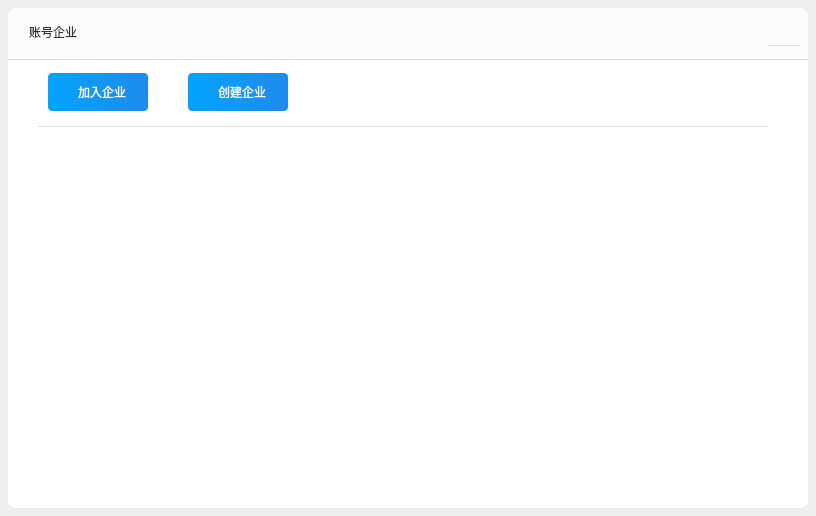
<?xml version="1.0" encoding="UTF-8"?>
<ui version="4.0">
 <class>SwitchAccNewWidget</class>
 <widget class="QWidget" name="SwitchAccNewWidget">
  <property name="geometry">
   <rect>
    <x>0</x>
    <y>0</y>
    <width>816</width>
    <height>516</height>
   </rect>
  </property>
  <property name="sizePolicy">
   <sizepolicy hsizetype="Fixed" vsizetype="Fixed">
    <horstretch>0</horstretch>
    <verstretch>0</verstretch>
   </sizepolicy>
  </property>
  <property name="minimumSize">
   <size>
    <width>816</width>
    <height>516</height>
   </size>
  </property>
  <property name="maximumSize">
   <size>
    <width>816</width>
    <height>516</height>
   </size>
  </property>
  <property name="windowTitle">
   <string>SwitchAccWidget</string>
  </property>
  <layout class="QVBoxLayout" name="verticalLayout">
   <property name="spacing">
    <number>0</number>
   </property>
   <property name="leftMargin">
    <number>8</number>
   </property>
   <property name="topMargin">
    <number>8</number>
   </property>
   <property name="rightMargin">
    <number>8</number>
   </property>
   <property name="bottomMargin">
    <number>8</number>
   </property>
   <item>
    <widget class="QWidget" name="FilletWidget" native="true">
     <property name="styleSheet">
      <string notr="true">border-radius:8px;
background-color: rgb(255, 255, 255);</string>
     </property>
     <widget class="QWidget" name="TopWidget" native="true">
      <property name="geometry">
       <rect>
        <x>0</x>
        <y>0</y>
        <width>800</width>
        <height>52</height>
       </rect>
      </property>
      <property name="sizePolicy">
       <sizepolicy hsizetype="Fixed" vsizetype="Fixed">
        <horstretch>0</horstretch>
        <verstretch>0</verstretch>
       </sizepolicy>
      </property>
      <property name="minimumSize">
       <size>
        <width>800</width>
        <height>52</height>
       </size>
      </property>
      <property name="maximumSize">
       <size>
        <width>800</width>
        <height>52</height>
       </size>
      </property>
      <property name="styleSheet">
       <string notr="true">background-color: rgb(252, 252, 252);
border-bottom:1px solid rgb(222, 222, 222);
border-bottom-right-radius:0px;
border-bottom-left-radius:0px;</string>
      </property>
      <widget class="QLabel" name="labelTitle">
       <property name="geometry">
        <rect>
         <x>21</x>
         <y>15</y>
         <width>80</width>
         <height>18</height>
        </rect>
       </property>
       <property name="sizePolicy">
        <sizepolicy hsizetype="Fixed" vsizetype="Fixed">
         <horstretch>0</horstretch>
         <verstretch>0</verstretch>
        </sizepolicy>
       </property>
       <property name="minimumSize">
        <size>
         <width>80</width>
         <height>18</height>
        </size>
       </property>
       <property name="maximumSize">
        <size>
         <width>80</width>
         <height>18</height>
        </size>
       </property>
       <property name="styleSheet">
        <string notr="true">font: 16px &quot;微软雅黑&quot;;
color: rgb(51, 51, 51);
border-bottom:0px;</string>
       </property>
       <property name="text">
        <string>账号企业</string>
       </property>
      </widget>
      <widget class="QPushButton" name="closeButton">
       <property name="geometry">
        <rect>
         <x>760</x>
         <y>10</y>
         <width>32</width>
         <height>28</height>
        </rect>
       </property>
       <property name="sizePolicy">
        <sizepolicy hsizetype="Fixed" vsizetype="Fixed">
         <horstretch>0</horstretch>
         <verstretch>0</verstretch>
        </sizepolicy>
       </property>
       <property name="minimumSize">
        <size>
         <width>32</width>
         <height>28</height>
        </size>
       </property>
       <property name="maximumSize">
        <size>
         <width>32</width>
         <height>28</height>
        </size>
       </property>
       <property name="styleSheet">
        <string notr="true">QPushButton{border-image: url(:/EntCenterWidget/image/close.png);}
QPushButton:hover,pressed{border-image: url(:/EntCenterWidget/image/close_sel.png);};</string>
       </property>
       <property name="text">
        <string/>
       </property>
      </widget>
     </widget>
     <widget class="QLabel" name="labelSpace">
      <property name="geometry">
       <rect>
        <x>30</x>
        <y>118</y>
        <width>730</width>
        <height>1</height>
       </rect>
      </property>
      <property name="sizePolicy">
       <sizepolicy hsizetype="Fixed" vsizetype="Fixed">
        <horstretch>0</horstretch>
        <verstretch>0</verstretch>
       </sizepolicy>
      </property>
      <property name="minimumSize">
       <size>
        <width>730</width>
        <height>1</height>
       </size>
      </property>
      <property name="maximumSize">
       <size>
        <width>730</width>
        <height>1</height>
       </size>
      </property>
      <property name="styleSheet">
       <string notr="true">background-color: rgb(222, 222, 222);</string>
      </property>
      <property name="text">
       <string/>
      </property>
     </widget>
     <widget class="QListWidget" name="listWidget">
      <property name="geometry">
       <rect>
        <x>30</x>
        <y>129</y>
        <width>740</width>
        <height>360</height>
       </rect>
      </property>
      <property name="sizePolicy">
       <sizepolicy hsizetype="Fixed" vsizetype="Fixed">
        <horstretch>0</horstretch>
        <verstretch>0</verstretch>
       </sizepolicy>
      </property>
      <property name="minimumSize">
       <size>
        <width>740</width>
        <height>360</height>
       </size>
      </property>
      <property name="maximumSize">
       <size>
        <width>740</width>
        <height>360</height>
       </size>
      </property>
      <property name="styleSheet">
       <string notr="true">QListWidget{border-bottom-left-radius:0px;}
QListWidget::Item{background:rgb(255,255,255);}
QScrollBar::vertical{width:8px;background:rgba(0,0,0,0%);margin:0px,0px,0px,0px;}QScrollBar::handle:vertical{width:8px;background:rgba(0,0,0,25%); border-radius:4px;min-height:20;}QScrollBar::handle:vertical:hover{width:8px;background:rgba(0,0,0,50%); border-radius:4px;min-height:20;}QScrollBar::add-line:vertical{height:9px;width:8px;border-image:url(:/images/a/3.png);subcontrol-position:bottom;}QScrollBar::sub-line:vertical{height:9px;width:8px;border-image:url(:/images/a/1.png);subcontrol-position:top;}QScrollBar::add-page:vertical,QScrollBar::sub-page:vertical{background:rgba(0,0,0,10%);border-radius:4px;};</string>
      </property>
      <property name="frameShape">
       <enum>QFrame::NoFrame</enum>
      </property>
      <property name="selectionMode">
       <enum>QAbstractItemView::SingleSelection</enum>
      </property>
     </widget>
     <widget class="QLabel" name="label">
      <property name="geometry">
       <rect>
        <x>270</x>
        <y>240</y>
        <width>246</width>
        <height>105</height>
       </rect>
      </property>
      <property name="sizePolicy">
       <sizepolicy hsizetype="Fixed" vsizetype="Fixed">
        <horstretch>0</horstretch>
        <verstretch>0</verstretch>
       </sizepolicy>
      </property>
      <property name="minimumSize">
       <size>
        <width>246</width>
        <height>105</height>
       </size>
      </property>
      <property name="maximumSize">
       <size>
        <width>246</width>
        <height>105</height>
       </size>
      </property>
      <property name="styleSheet">
       <string notr="true">border-image: url(:/EntCenterWidget/image/icon_zwxx.png);</string>
      </property>
      <property name="text">
       <string/>
      </property>
     </widget>
     <widget class="QPushButton" name="joinButton">
      <property name="geometry">
       <rect>
        <x>40</x>
        <y>65</y>
        <width>100</width>
        <height>38</height>
       </rect>
      </property>
      <property name="sizePolicy">
       <sizepolicy hsizetype="Fixed" vsizetype="Fixed">
        <horstretch>0</horstretch>
        <verstretch>0</verstretch>
       </sizepolicy>
      </property>
      <property name="minimumSize">
       <size>
        <width>100</width>
        <height>38</height>
       </size>
      </property>
      <property name="maximumSize">
       <size>
        <width>100</width>
        <height>38</height>
       </size>
      </property>
      <property name="layoutDirection">
       <enum>Qt::LeftToRight</enum>
      </property>
      <property name="styleSheet">
       <string notr="true">QPushButton{background-color:qlineargradient(spread:pad, x1:0, y1:0, x2:1, y2:0, stop:0 rgba(2, 164, 253, 1), stop:1 rgba(31, 139, 237, 1));border-radius:4px;font: 14px &quot;微软雅黑&quot;;color:rgba(255, 255, 255, 1);padding-left:8px;}
QToolButton:hover,pressed{ background-color: qlineargradient(spread:pad, x1:0, y1:0, x2:0, y2:1, stop:0 rgba(40, 178, 253, 1),stop:1 rgba(64, 156, 240, 1));
		  border-radius:4px;font: 14px &quot;微软雅黑&quot;;color:rgba(255, 255, 255, 1);}</string>
      </property>
      <property name="text">
       <string>加入企业</string>
      </property>
     </widget>
     <widget class="QPushButton" name="createButton">
      <property name="geometry">
       <rect>
        <x>180</x>
        <y>65</y>
        <width>100</width>
        <height>38</height>
       </rect>
      </property>
      <property name="sizePolicy">
       <sizepolicy hsizetype="Fixed" vsizetype="Fixed">
        <horstretch>0</horstretch>
        <verstretch>0</verstretch>
       </sizepolicy>
      </property>
      <property name="minimumSize">
       <size>
        <width>100</width>
        <height>38</height>
       </size>
      </property>
      <property name="maximumSize">
       <size>
        <width>100</width>
        <height>38</height>
       </size>
      </property>
      <property name="layoutDirection">
       <enum>Qt::LeftToRight</enum>
      </property>
      <property name="styleSheet">
       <string notr="true">QPushButton{background-color:qlineargradient(spread:pad, x1:0, y1:0, x2:1, y2:0, stop:0 rgba(2, 164, 253, 1), stop:1 rgba(31, 139, 237, 1));border-radius:4px;font: 14px &quot;微软雅黑&quot;;color:rgba(255, 255, 255, 1);padding-left:8px;}
QToolButton:hover,pressed{ background-color: qlineargradient(spread:pad, x1:0, y1:0, x2:0, y2:1, stop:0 rgba(40, 178, 253, 1),stop:1 rgba(64, 156, 240, 1));
		  border-radius:4px;font: 14px &quot;微软雅黑&quot;;color:rgba(255, 255, 255, 1);}</string>
      </property>
      <property name="text">
       <string>创建企业</string>
      </property>
     </widget>
    </widget>
   </item>
  </layout>
 </widget>
 <layoutdefault spacing="6" margin="11"/>
 <resources>
  <include location="EntCenterWidget.qrc"/>
 </resources>
 <connections/>
</ui>
